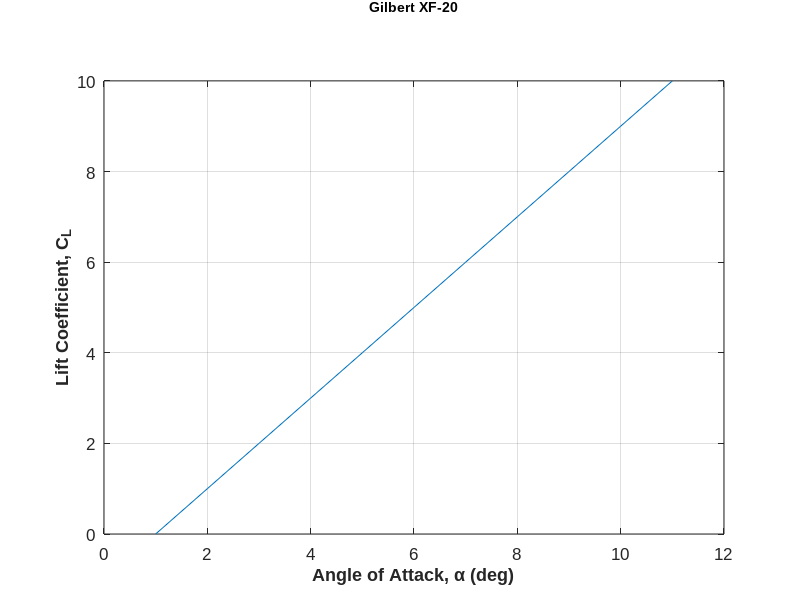

MATLAB code for this plot: (Note: this script raises an error after producing the figure.)
function [Htitle,ht]=tpstitle(varargin)
%TPSTITLE Create a centered master title and two columns of title text
%
%                  tpstitle(bigtitle, coltext)
%   [Htitle,Htext]=tpstitle(bigtitle, coltext, fonts, ratios)
%                  tpstitle(Ha,...)
%
%  bigtitle  - centered title string
%  coltext   - cell array of cells containing the columns of text
%  fonts     - vector of [title_font column_text_font]. default is [12 11]
%  Ha        - handle of axis to place atop, default is current axis
%  Htitle    - title handle
%  Htext     - handle of text within each column
%
% Example:
%
%     Hf=figure(1); clf
%     plot(0:10), Ha=gca; grid on, set(Ha,'Box','on','FontName','Arial')
%     Ht=get(Ha,'title');
%     set(Ht,'FontWeight','bold')
%     xlabel('Angle of Attack, \alpha (deg)','FontWeight','bold')
%     ylabel('Lift Coefficient, C_L','FontWeight','bold')
%     bigtitle='Gilbert XF-20';
%     coltext={{...   % first cell contains first column
%         'Configuration: Cruise', ...
%         'Pressure Altitude: 10,000 feet', ...
%         'Weight: 57,000 pounds', ...
%         'CG: 23.9 percent',...
%         'Wing Reference Area: 548 ft^{ 2}' ... % ^ is superscript
%         },{...      % second cell contains second column
%         'Data Basis: Flight Test', ...
%         'Test Dates: 2 Sep 50', ...
%         'Test Day Data', ...
%         'W/\delta = 82,884 pounds', ...  \delta is a TeX command
%         ' '}};      % a cell of cells (must have equal rows)
%     fonts=[14 12]; ratios=[.1 .65];
%     [Htitle, Htext]=tpstitle(bigtitle, coltext, fonts, ratios);
%     set([Htitle; Htext; gca],'FontName','Arial') %  To change the fonts
%     margins=[-.7 -.7 0 -.25]; % not useful for pngs
%     tpscrop(Hf,[9 6],'Gilbert','png',[],'portrait') % scales & saves
%     tpscrop(Hf,[9 6],'Gilbert','pdf',margins,'portrait') % scales & saves
%
% written by: Lt Col Tim Jorris, TPS/CS, July 2009

if nargin==0  % Run the example
    Hf=figure(1); clf
    plot(0:10); Ha=gca; 
    %clf
    %[AX,H1,H2] = plotyy(1:10,1:10,10:100,10:100);
    %Ha=AX(1);
    grid on, set(Ha,'Box','on','FontName','Arial')
    Ht=get(Ha,'title');
    set(Ht,'FontWeight','bold')
    xlabel('Angle of Attack, \alpha (deg)','FontWeight','bold')
    ylabel('Lift Coefficient, C_L','FontWeight','bold')
    bigtitle='Gilbert XF-20';
    coltext={{...   % first cell
        'Configuration: Cruise', ...
        'Pressure Altitude: 10,000 feet', ...
        'Weight: 57,000 pounds', ...
        'CG: 23.9 percent',...
        'Wing Reference Area: 548 ft^{ 2}' ... % space in exponent looks better
        },{...      % second cell
        'Data Basis: Flight Test', ...
        'Test Dates: 2 Sep 50', ...
        'Test Day Data', ...
        'W/\delta = 82,884 pounds', ...
        ' '}};      % a cell of cells
    fonts=[14 12]; ratios=[.15 .65];
    % tpstitle(bigtitle, coltext, fonts, ratios)
    varargin={bigtitle, coltext, fonts, ratios};
end
%%
% Pick apart the user inputs
[Ha,bigtext,coltext,fonts,ratio]=getinputs(varargin{:});
if Ha==0; return, end
%%
% Automatic calculations based on user input
numcols=length(coltext);
numrows=length(coltext{1});
% Ratios; create a bin for each column
buffer=.01;
ratio(1)=ratio(1)+buffer;
bigfont=fonts(1); colfont=fonts(2);
% Make the default title, xlabel, ylabel, match the column font size
set(Ha,'FontSize',colfont)
% Create the Title, with space holders for the column's text
Ht_cell=cell(3+numrows,1); 
% 1st contains text, the others are simply the right size
Ht_cell([1:2,end])={sprintf('{\\fontsize{%f}%s}',bigfont,bigtext), ...
              sprintf('{\\fontsize{%f}  }',colfont/2), ... % blank line
              sprintf('{\\fontsize{%f}  }',colfont/2)};    % blank line
for i=1:numrows
    Ht_cell(2+i)={sprintf('{\\fontsize{%f} }',colfont)};   % correct font
end
Ht=title(Ht_cell); Ht_pos=get(Ht,'Pos');
% Now use the size of the Title to create templates for the columns
ht=zeros(numcols,1);
if strcmpi(get(Ha,'XDir'),'normal')
    firstpos=min(xlim(Ha)); % the Position is on data, so 'normal' matters
else
    firstpos=max(xlim(Ha));
    ratio=-ratio;
end
tpstitle_tag='tpstitle_text';
% Remove old version if they exist, but a move accured
kid_text=findobj(gca,'Type','text');
if ~isempty(kid_text)
    old_tpstitle=findobj(kid_text,'Tag',tpstitle_tag);
    if ~isempty(old_tpstitle)
        delete(old_tpstitle)
    end
end
% Remove the Title text, but keep the fontsize for spacing
for i=1:numcols % Fill in the text; 1,2 and end are copied from Title
    ht(i)=copyobj(Ht,Ha);
    set(ht(i),'Tag',tpstitle_tag)
    OneCol=Ht_cell; % 1st is Title, 2nd & last are line skips
    OneCol(1)={sprintf('{\\fontsize{%f} }',bigfont)};
    for j=1:numrows        
        OneCol{2+j}=sprintf('{\\fontsize{%f}%s}',colfont,coltext{i}{j});
    end    
    set(ht(i),'String',OneCol,'Hor','left', ...
        'Pos',[firstpos+ratio(i)*diff(xlim(Ha)), Ht_pos(2), Ht_pos(3)])
end
if nargout > 0, Htitle=Ht; end

function [Ha,bigtitle,coltext,fonts,ratio]=getinputs(varargin)
% Figure out if a valid figure handle was provide by user, or use current
bigtitle=''; coltext={'',''};
if nargin==0
    disp(['Inputs are required: type ''doc ',mfilename,''' for more help.'])
    Ha=0;
elseif nargin > 0 && length(varargin{1})==1 && ishandle(varargin{1})
    Ha=varargin{1};
    varargin(1)=[]; 
elseif nargin > 0 && length(varargin{1})==1 && ~ishandle(varargin{1}) 
        error('Invalid axis handle in first argument')
else
    Ha=gca;
end
% tpstitle(bigtitle, coltext)
lenvar=length(varargin);
fonts=[12,11];

if lenvar < 2
    disp('''bigtitle'' and ''boxtitles'' are required inputs'), Ha=0; return
else
    bigtitle=varargin{1};    
    coltext =varargin{2};    
    if lenvar >= 3, fonts=varargin{3};  end
    numcols=length(coltext);
    if lenvar >= 4
        ratio=varargin{4};
    else
        ratio=[0:1/numcols:(1-1/numcols)];
    end
end